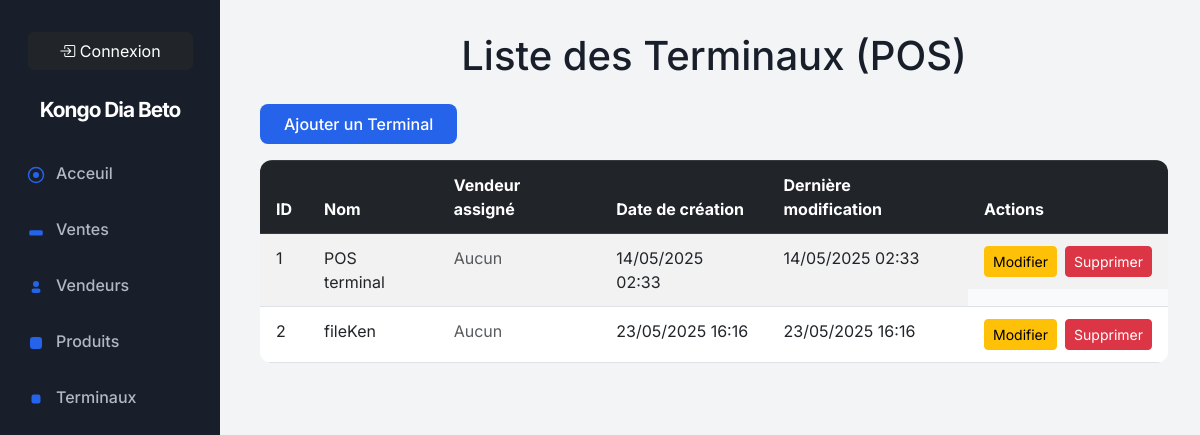
Before: /api/pos/ with the older database file.
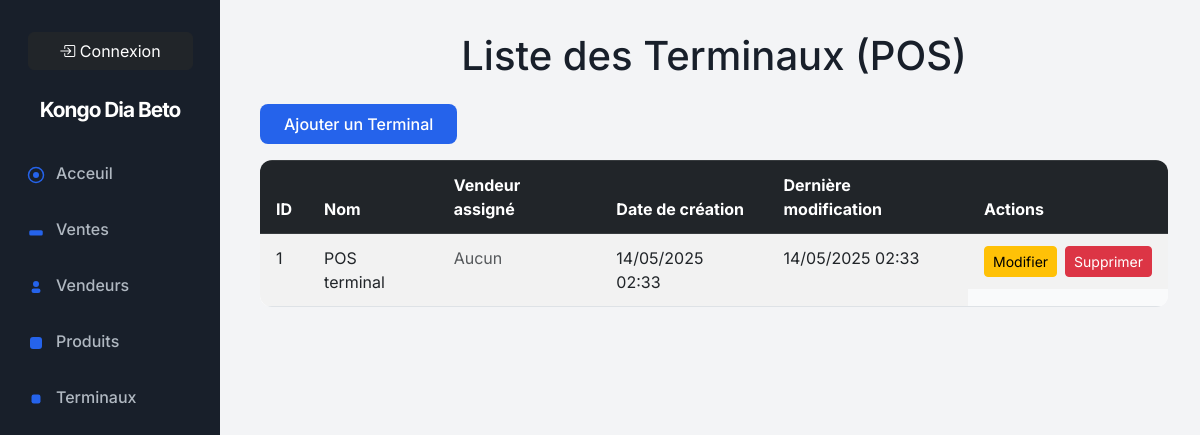
After: the same page with the newer database file.
### apps/sales/models.py (models this page shows, shortened)
class POS(models.Model):
    name = models.CharField(max_length=100, unique=True)
    vendeur = models.ForeignKey('Vendeur', on_delete=models.SET_NULL, null=True, blank=True, related_name='pos')
    created_at = models.DateTimeField(auto_now_add=True)
    updated_at = models.DateTimeField(auto_now=True)

### apps/sales/views.py (the view)
# urls.py: path('pos/', pos_list_view, name='pos_list'),
def pos_list_view(request):
    pos_list = POS.objects.all()
    return render(request, 'pos_list.html', {'pos_list': pos_list})

### apps/sales/views.py (called while the page is built)
def base_context(request):
    return {'vendeur_id': request.session.get('vendeur_id')}

### apps/sales/templates/pos_list.html (shortened to what this page needs)
{% extends 'base.html' %}
{% block content %}
<h1 class="text-center mb-4">Liste des Terminaux (POS)</h1>
<a href="{% url 'add_pos' %}" class="btn btn-primary mb-3">Ajouter un Terminal</a>
<div class="table-responsive">
    <table class="table table-striped table-bordered">
        <thead class="table-dark">
            <tr>
                <th>ID</th>
                <th>Nom</th>
                <th>Vendeur assigné</th>
                <th>Date de création</th>
                <th>Dernière modification</th>
                <th>Actions</th>
            </tr>
        </thead>
        <tbody>
            {% for pos in pos_list %}
            <tr>
                <td>{{ pos.id }}</td>
                <td>{{ pos.name }}</td>
                <td>{% if pos.vendeur %}{{ pos.vendeur.nom_du_vendeur }}{% else %}<span class="text-muted">Aucun</span>{% endif %}</td>
                <td>{{ pos.created_at|date:'d/m/Y H:i' }}</td>
                <td>{{ pos.updated_at|date:'d/m/Y H:i' }}</td>
                <td class="d-flex gap-2">
                    <a href="{% url 'add_pos' %}?id={{ pos.id }}" class="btn btn-warning btn-sm">Modifier</a>
                    <form method="post" action="{% url 'delete_pos' pos.id %}" style="display:inline;">
                        <button type="submit" class="btn btn-danger btn-sm" onclick="return confirm('Voulez-vous vraiment supprimer ce terminal ?');">Supprimer</button>
                    </form>
                </td>
            </tr>
            {% empty %}
            <tr><td colspan="6" class="text-center">Aucun terminal trouvé.</td></tr>
            {% endfor %}
        </tbody>
    </table>
</div>
{% endblock %}

Changed rows visible on the page:
removed POS: id "2", name "fileKen", shows "Aucun", created_at "23/05/2025 16:16", updated_at "23/05/2025 16:16"
